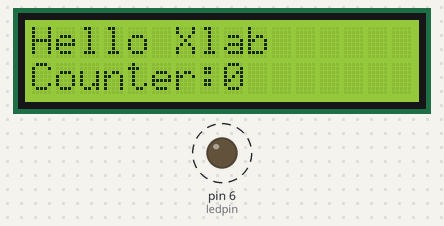
The program below on a simulated Arduino Uno, built with avr-gcc and run on an emulated ATmega328P. Parts: 16×2 character LCD, output pins drawn as LEDs (lit = HIGH). Dashed ring = blinking.

Above: at 0.3 s.
At 2.7 s:
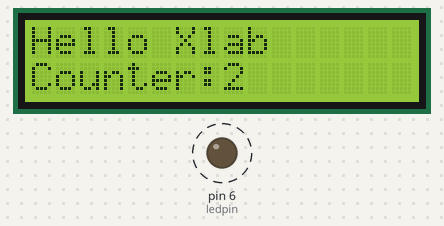
At 5.1 s:
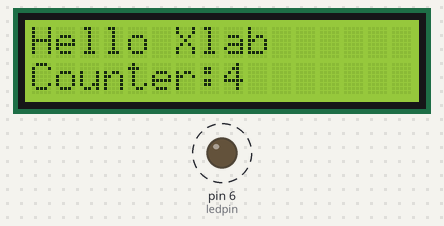
At 10.97 s:
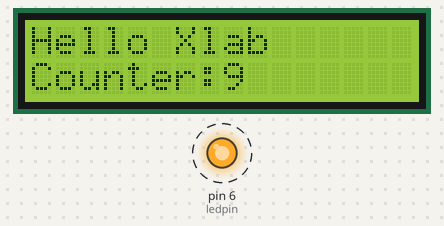
Timing chart, 0 to 40.0 s (numbered marks = the images above):
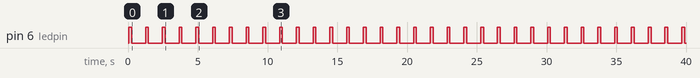

Measured:
- by itself, pin 6 (ledpin): alternates HIGH for 0.20 s and LOW for 1.0 s
- by itself, everything shown: repeats every 12.0 s, in 20 steps
- what the display in image 1 shows lasts 1.2 s, from 2.5 s to 3.7 s

The program:

main.cpp
```cpp
/*
 * @Author: Lizinfu liezileiyin@gmail.com
 * @Date: 2024-05-12 11:03:19
 * @LastEditors: Lizinfu liezileiyin@gmail.com
 * @LastEditTime: 2024-05-12 11:04:34
 * @FilePath: \LCD\src\main.cpp
 * @Description: 这是默认设置,请设置`customMade`, 打开koroFileHeader查看配置 进行设置: https://github.com/OBKoro1/koro1FileHeader/wiki/%E9%85%8D%E7%BD%AE
 */
#include<Arduino.h>
#include<LiquidCrystal.h>

LiquidCrystal lcd(12, 11, 5, 4, 3, 2);

int ledpin=6;
int i=0;

void setup() {
  pinMode(ledpin,OUTPUT);
  lcd.begin(16,2);
}

void loop() {
  i=0;
  lcd.clear();
  lcd.print("Hello Xlab");
  lcd.setCursor(0,1);
  lcd.print("Counter:");
  while(i<10){
    lcd.setCursor(8,1);
    lcd.print(i);
    digitalWrite(ledpin, HIGH);
    delay(200);
    digitalWrite(ledpin, LOW);
    i=i+1;
    delay(1000);

  }
}
```
